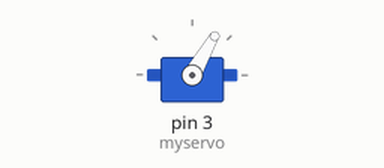
This sketch was run on a simulated Arduino Uno, built with avr-gcc and run on an emulated ATmega328P. Parts: servo.

Above: at 0.05 s.
Timing chart, 0 to 4.6 s (numbered marks = the images above):
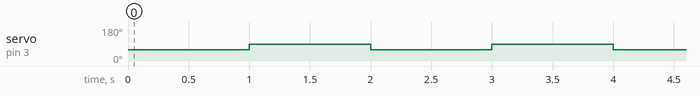

Measured:
- by itself, servo on pin 3 (myservo): alternates 90° for 1.0 s and 60° for 1.0 s

The sketch:

q1.2.ino
```cpp
#include <Servo.h>

Servo myservo;

int posX = 60;
int posY = 90;

void setup() {
  myservo.attach(3);
}

void loop() {
  myservo.write(posX);
  delay(1000);
  1000,myservo.write(posY);
  delay(1000);
  }
```
